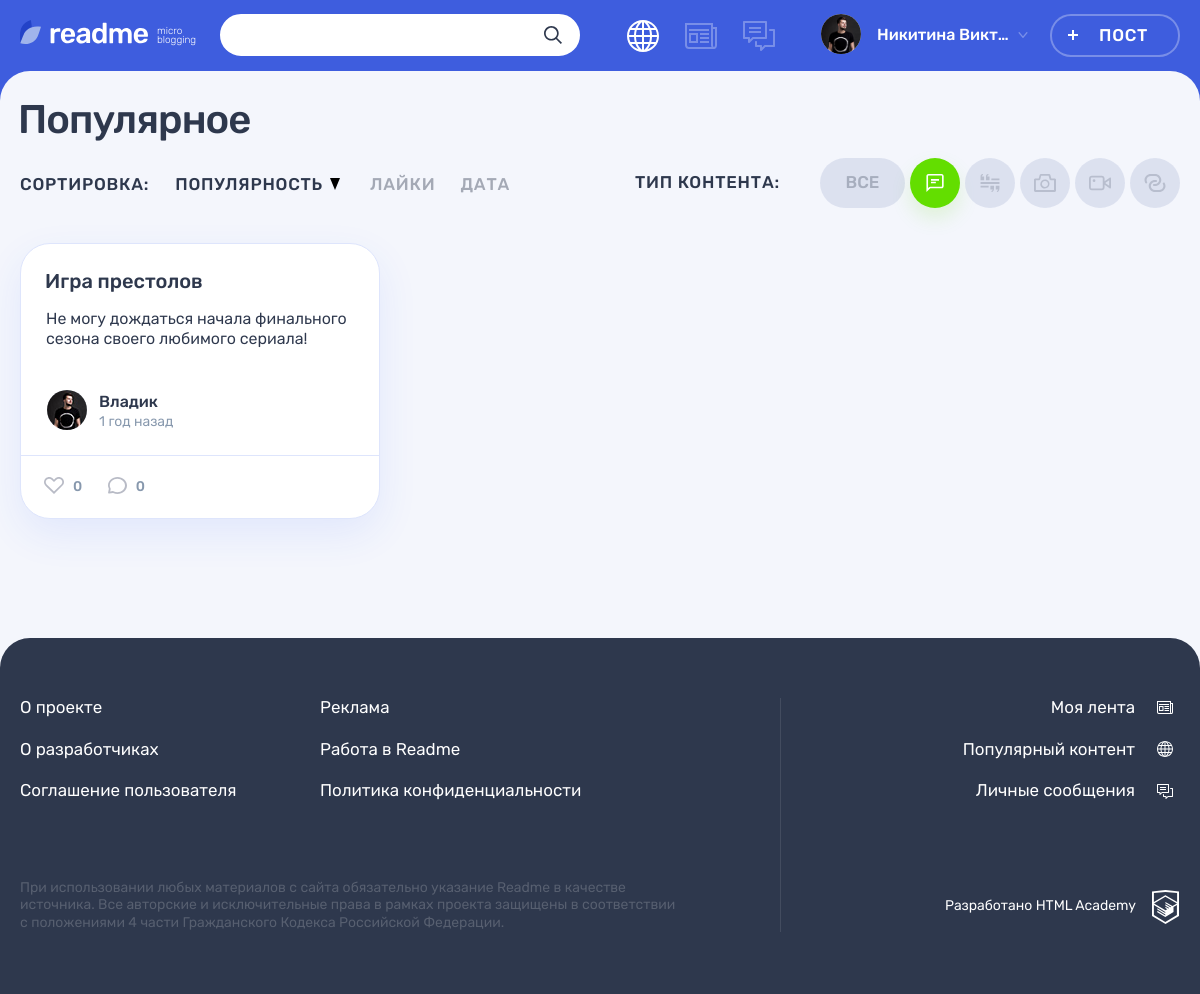
The page /?categ_chosen=1&sort_by=Популярность on the database its author committed.
### tables this page shows
CREATE TABLE IF NOT EXISTS category (
	id INT AUTO_INCREMENT PRIMARY KEY,
	category VARCHAR(20) COMMENT 'Наименование типа контента',
	category_name VARCHAR(20) COMMENT 'Имя класса',
	category_w TINYINT COMMENT 'Ширина иконки',
	category_h TINYINT COMMENT 'Высота иконки'
) COMMENT 'Тип контента';

CREATE TABLE IF NOT EXISTS post (
	id INT AUTO_INCREMENT PRIMARY KEY,
	dt_add DATETIME DEFAULT CURRENT_TIMESTAMP,
	p_title VARCHAR(255) NOT NULL,
	p_content TEXT,
	author VARCHAR(128) COMMENT 'Автор цитаты: задаётся пользователем',
	p_img VARCHAR(255) COMMENT 'Изображение: ссылка на сохранённый файл изображения',
	p_video VARCHAR(255) COMMENT 'Видео: ссылка на видео с youtube',
	p_link VARCHAR(255) COMMENT 'Ссылка: ссылка на сайт, задаётся пользователем;',
	user_id INT NOT NULL COMMENT 'Автор поста. Поле связи с user.id',
	category_id INT NOT NULL COMMENT 'Контент/категория поста. Поле связи с category.id',
	view_count INT UNSIGNED DEFAULT 0,
	INDEX (user_id),
	INDEX (category_id),
	FOREIGN KEY (user_id) REFERENCES user (id),
	FOREIGN KEY (category_id) REFERENCES category (id)
) COMMENT 'Посты';

CREATE TABLE IF NOT EXISTS user (
	id INT AUTO_INCREMENT PRIMARY KEY,
	dt_add DATETIME DEFAULT CURRENT_TIMESTAMP,
	email VARCHAR(128) NOT NULL UNIQUE,
	login VARCHAR(50) NOT NULL,
	password VARCHAR(255) NOT NULL,
	avatar VARCHAR(255)
) COMMENT 'Зарегистрированные пользователи';

### helpers.php (called while the page is built, shortened)
<?php
function get_noun_plural_form(int $number, string $one, string $two, string $many): string
{
    $number = (int)$number;
    $mod10 = $number % 10;
    $mod100 = $number % 100;
    switch (true) {
        case ($mod10 === 1):
            return $one;
    }
}
function include_template($name, array $data = [])
{
    $name = 'templates/' . $name;
    extract($data);
    require $name;
    $result = ob_get_clean();
    return $result;
}

### functions.php (called while the page is built, shortened)
<?php
function cut_text ($text, $link, $max_len = 300) {
    $text_trimmed = trim($text);
    $text_num = mb_strlen($text_trimmed);
    return $text;
}
function get_interval ($date, $not_ago = 0) {
    $cur_date = date_create("now");
    $date = date_create($date);
    $date_string = $date->format('Y.m.d H:i');
    $cur_date_string = $cur_date->format('Y.m.d H:i');
    $diff = date_diff($date, $cur_date);
    $days = $diff->days;
    $hours_in_day = 24;
    $days_in_week = 7;
    $days_in_5weeks = 35;
    $days_in_year = 365;
    if ($cur_date_string > $date_string) {
        if ($days < 1) {
            $hours = $diff->h;
            if (1 <= $hours and $hours < $hours_in_day) {
                $time_count = $hours . " час" . get_noun_plural_form($hours, '', 'а', 'ов');
            }
            elseif ($hours < 1) {
                $minuts = $diff->i;
                $time_count = $minuts . " минут" . get_noun_plural_form($minuts, 'у', 'ы', '');
            }
        } elseif (1 <= $days) {
            if ($days < $days_in_week) {
                $time_count = $days . " " . get_noun_plural_form($days, 'день', 'дня', 'дней');
            } elseif ($days_in_week <= $days and $days < $days_in_5weeks) {
                $weeks = floor($days / $days_in_week);
                $time_count = $weeks . " недел" . get_noun_plural_form($weeks, 'ю', 'и', 'ь');
            } elseif ($days_in_5weeks <= $days and $days < $days_in_year) {
                $months = $diff->m;
                $time_count = $months . " месяц" . get_noun_plural_form($months, '', 'а', 'ев');
            } elseif ($days_in_year <= $days) {
                $years = $diff->y;
                $time_count = $years . " " . get_noun_plural_form($years, 'год', 'года', 'лет');
            }
        }
        if (!$not_ago) {
            $time_count .= " назад";
        }
    } elseif ($cur_date_string == $date_string) {
        $time_count = "только что";
    } else {
        $time_count = $date_string . " - дата в будущем";
    }
    return $time_count;
}
function get_result ($db_link, $query, $mode = 2) {
    $result = mysqli_query($db_link, $query);
    $rows = mysqli_num_rows($result);
    if ($rows) {
        if ($mode == 1) {
            $array = mysqli_fetch_array($result);
            $array = $array[0];
        } elseif ($mode == 2) {
            $array = mysqli_fetch_all($result, MYSQLI_ASSOC);
        } elseif ($mode == 3) {
            $array = mysqli_fetch_assoc($result);
        } elseif ($mode == 4) {
            $array = mysqli_fetch_all($result);
            $array = array_column($array,0);
        } else {
            exit('Неверный mode');
        }
    } else {
        $array = [];
    }
    return $array;
}
function add_elements ($array, $array_el, $date_name, $index_date, $index_date_title, $not_ago = 0) {
    if ($array_el !== '') {
        foreach ($array as $key => $array_el) {
            if ($not_ago) {
                $array[$key][$index_date] = get_interval($array_el[$date_name], 1);
            } else {
                $array[$key][$index_date] = get_interval($array_el[$date_name]);
            }
            $array[$key][$index_date_title] = date(DATE_FORMAT, strtotime($array_el[$date_name]));
        }
    }
    return $array;
}

### templates/main.php (the view, shortened to what this page needs)
<section class="page__main page__main--popular">
    <div class="container">
        <h1 class="page__title page__title--popular">Популярное</h1>
    </div>
    <div class="popular container">
        <div class="popular__filters-wrapper">
            <div class="popular__sorting sorting">
                <b class="popular__sorting-caption sorting__caption">Сортировка:</b>
                <ul class="popular__sorting-list sorting__list">
                    <?php foreach (SORTING as $sorting_item): ?>
                    <li class="sorting__item<?= $sorting_item == $sort_chosen ? ' sorting__item--popular' : ''; ?>">
                        <a class="sorting__link<?= $sorting_item == $sort_chosen ? ' sorting__link--active' : ''; ?>" href="/?sort_by=<?= $sorting_item . '&categ_chosen=' . $categ_chosen ?>">
                            <span><?= $sorting_item; ?></span>
                            <svg class="sorting__icon" width="10" height="12">
                                <use xlink:href="#icon-sort"></use>
                            </svg>
                        </a>
                    </li>
                    <?php endforeach; ?>
                </ul>
            </div>
            <div class="popular__filters filters">
                <b class="popular__filters-caption filters__caption">Тип контента:</b>
                <ul class="popular__filters-list filters__list">
                    <li class="popular__filters-item filters__item filters__item--all popular__filters-item--all">
                        <a class="filters__button filters__button--ellipse filters__button--all<?= $categ_chosen == 0 ? ' filters__button--active' : ''; ?>" href="/">
                            <span>Все</span>
                        </a>
                    </li>
                    <?php foreach ($categories as $categ): ?>
                    <li class="popular__filters-item filters__item">
                     	<a class="filters__button filters__button--<?= $categ['category']; ?> button <?= $categ['id'] == $categ_chosen ? ' filters__button--active' : ''; ?>" href="/?categ_chosen=<?= $categ['id'] . '&sort_by=' . $sort_chosen ?>">
                     		<svg class="filters__icon" width=<?= $categ['category_w'] . ' height=' . $categ['category_h']; ?>>
                                <use xlink:href="#icon-filter-<?= $categ['category']; ?>"></use>
                            </svg>
                     	</a>
                     </li>
                    <?php endforeach; ?>
                </ul>
            </div>
        </div>
        <div class="popular__posts">
    		<?php foreach ($posts as $post): ?>
            <article class="popular__post post post-<?= $post['category']; ?>">
                <header class="post__header">
                    <h2><a href="/post.php?post_id=<?= $post['id'] ?>"><?= $post['p_title']; ?></a></h2>
                </header>
                <div class="post__main">
	    		<?php switch ("post-" . $post['category']):
                        case 'post-photo': ?>
                		<?php break;
                        case 'post-text': ?>
                  	<p><?php echo cut_text($post['p_content'], '/post.php?post_id=' . $post['id']); ?></p>
                    	<?php break;
                          case 'post-quote': ?>
                    	<?php break;
                endswitch; ?>
                </div>
                <footer class="post__footer">
                    <div class="post__author">
                        <a class="post__author-link" href="#" title="Автор">
                            <div class="post__avatar-wrapper">
                                <img class="post__author-avatar" src="img/<?= $post['avatar']; ?>" alt="Аватар пользователя">
                            </div>
                            <div class="post__info">
                                <b class="post__author-name"><?= $post['author']; ?></b>
                                <time class="post__time" title="<?= $post['date_title']; ?>" datetime="<?= $post['dt_add']; ?>"><?= $post['date_interval']; ?></time>
                            </div>
                        </a>
                    </div>
                    <div class="post__indicators">
                        <div class="post__buttons">
                            <a class="post__indicator post__indicator--likes button" href="#" title="Лайк">
                                <svg class="post__indicator-icon" width="20" height="17">
                                    <use xlink:href="#icon-heart"></use>
                                </svg>
                                <span><?= $post['likes_count']; ?></span>
                            </a>
                            <a class="post__indicator post__indicator--comments button" href="#" title="Комментарии">
                                <svg class="post__indicator-icon" width="19" height="17">
                                    <use xlink:href="#icon-comment"></use>
                                </svg>
                                <span><?= $post['comments_count']; ?></span>
                            </a>
                        </div>
                    </div>
                </footer>
            </article>
            <?php endforeach; ?>
        </div>
    </div>
</section>

### rows shown on the page
category: category_w 22 (drawn)
category: category_w 22 (drawn)
category: category_w 22 (drawn)
category: category_w 22 (drawn)
category: category_w 22 (drawn)
post: p_title "Игра престолов", p_content "Не могу дождаться начала финального сезона своего любимого сериала!", user.avatar (picture), author "Владик", date_interval "1 год назад", likes_count "0", comments_count "0"

### other values the page prints
$user_name "Никитина Викт…"
$sorting_item "ПОПУЛЯРНОСТЬ"
$sorting_item "ЛАЙКИ"
$sorting_item "ДАТА"
